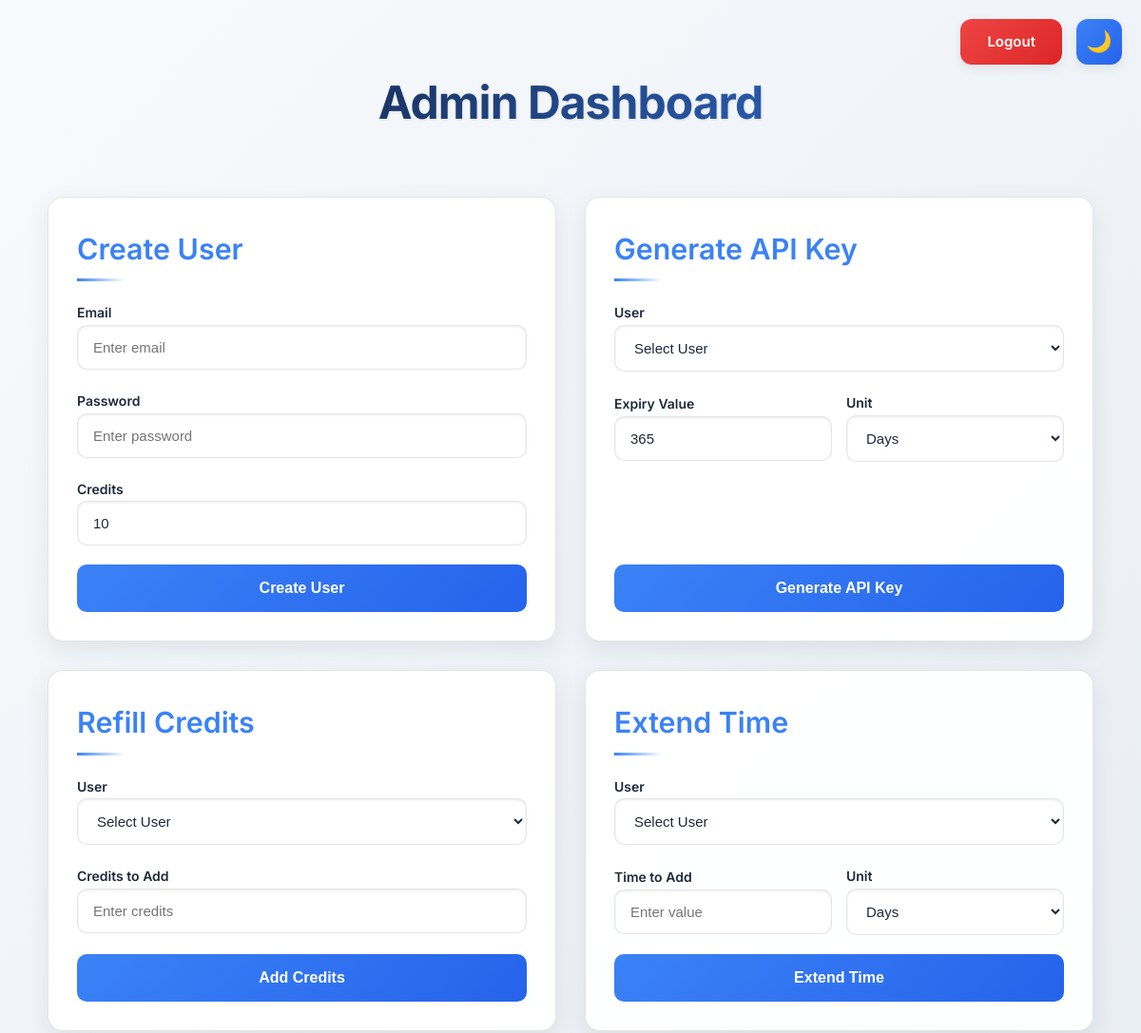
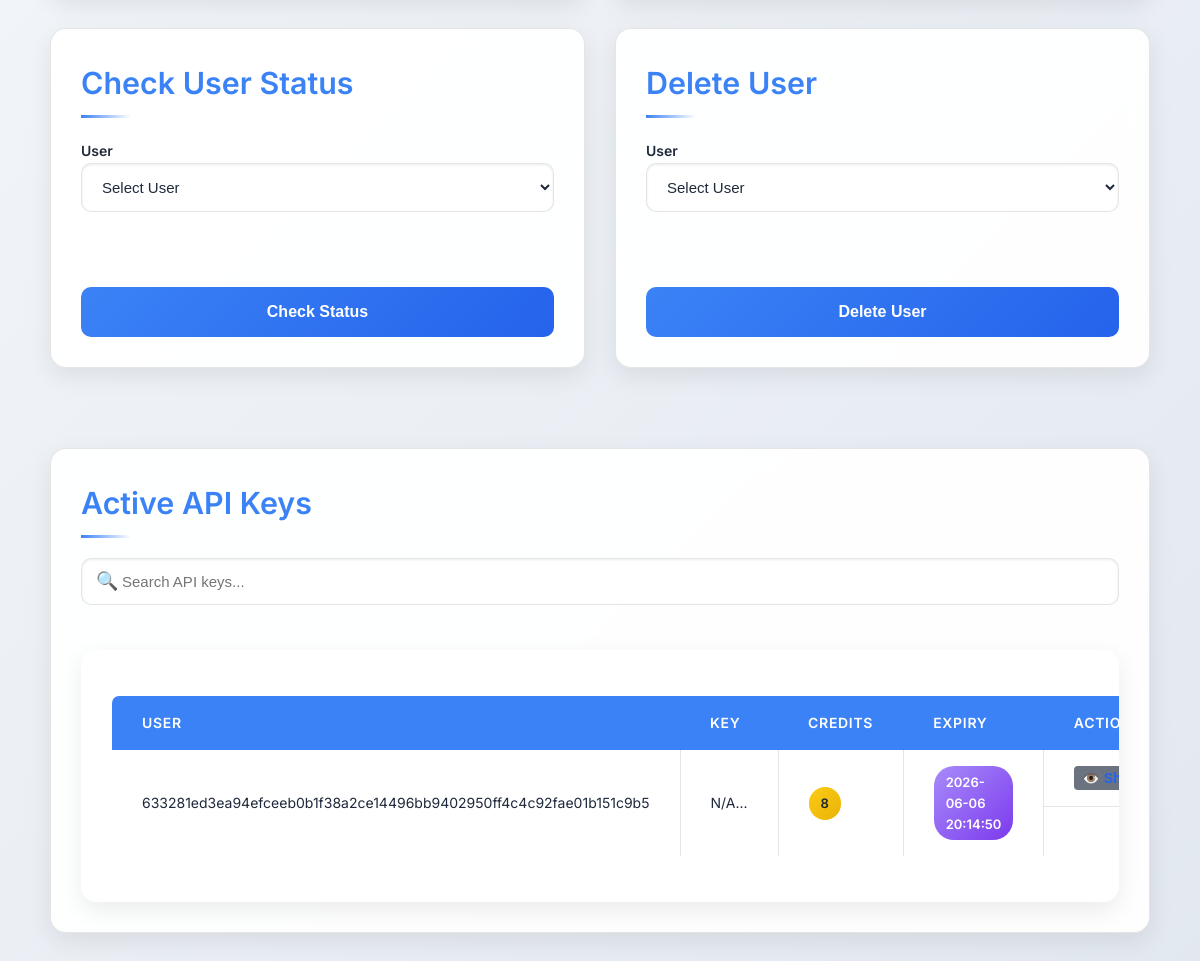
/admin (signed in), run on the app's committed database (2 pictures, top to bottom).
### tables this page shows
CREATE TABLE accounts (
                    id INTEGER PRIMARY KEY AUTOINCREMENT,
                    username TEXT NOT NULL UNIQUE,
                    password TEXT NOT NULL,
                    created_at TEXT NOT NULL
                );

### app.py (the view)
@app.route('/admin')
@admin_login_required
def admin_dashboard():
    try:
        with get_db_connection() as conn:
            c = conn.cursor()
            c.execute("""
                SELECT
                    a.id AS account_id,
                    ak.id AS api_key_id,
                    ak.api_key,
                    a.username,
                    ut.credits,
                    ut.expiry_date,
                    ut.token
                FROM accounts a
                LEFT JOIN api_keys ak ON ak.account_id = a.id
                LEFT JOIN (
                    SELECT account_id, MAX(id) AS max_id
                    FROM user_tokens
                    GROUP BY account_id
                ) latest_ut ON a.id = latest_ut.account_id
                LEFT JOIN user_tokens ut ON ut.id = latest_ut.max_id
            """)
            active_api_keys = []
            for row in c.fetchall():
                try:
                    username = decrypt_user_acc_data(row['username'])
                except:
                    username = "Decryption Error"
                active_api_keys.append({
                    "account_id": row['account_id'],
                    "api_key_id": row['api_key_id'],
                    "api_key": row['api_key'] if row['api_key'] else "No API Key",
                    "username": username,
                    "credits": row['credits'] if row['credits'] else 0,
                    "expiry": row['expiry_date'] if row['expiry_date'] else "N/A",
                    "token": row['token'][:10] + "..." if row['token'] else "No Token"
                })
            c.execute("SELECT id, username FROM accounts")
            users = []
            for row in c.fetchall():
                try:
                    username = decrypt_user_acc_data(row['username'])
                except:
                    username = "Decryption Error"
                users.append({
                    "id": row['id'],
                    "username": username
                })
            bonus_credits = get_bonus_credits()
        return render_template('admin_dashboard.html',
                               active_api_keys=active_api_keys,
                               users=users,
                               bonus_credits=bonus_credits)
    except Exception as e:
        log_action("admin_dashboard_error", {"error": str(e)}, "Failed to load dashboard")
        print(f"Error in admin_dashboard: {str(e)}")
        flash(f"Error loading dashboard: {str(e)}", "danger")
        return redirect(url_for('admin_login'))

### app.py (called while the page is built)
def admin_login_required(f):
    @wraps(f)
    def decorated_function(*args, **kwargs):
        if not session.get('admin_logged_in'):
            flash("Please log in as admin to access this page.", "danger")
            return redirect(url_for('admin_login', next=request.url))
        return f(*args, **kwargs)
    return decorated_function

def get_bonus_credits():
    try:
        with get_db_connection() as conn:
            c = conn.cursor()
            c.execute("SELECT value FROM settings WHERE key = 'BONUS_CREDITS'")
            result = c.fetchone()
            return int(result['value']) if result else 10
    except Exception as e:
        log_action("get_bonus_credits_failed", {"error": str(e)}, "Using default 10")
        print(f"Error fetching bonus credits: {str(e)}")
        return 10

@app.template_filter('datetimeformat')
def datetimeformat(value):
    try:
        dt = datetime.fromisoformat(value)
        return dt.strftime('%Y-%m-%d %H:%M:%S')
    except (ValueError, TypeError):
        return str(value)

@app.context_processor
def utility_processor():
    return {
        'now': datetime.now
    }

@app.before_request
def before_request():
    if session.get('user_logged_in') or session.get('admin_logged_in'):
        if 'last_activity' in session:
            last_activity = datetime.fromisoformat(session['last_activity'])
            if datetime.now() - last_activity > timedelta(minutes=14):
                flash("Your session will expire in 1 minute. Please save your work.", "warning")
        session['last_activity'] = datetime.now().isoformat()

### crypto_utils.py (called while the page is built)
def get_db_connection():
    conn = sqlite3.connect(DB_PATH)
    conn.row_factory = sqlite3.Row
    return conn

def decrypt_data(token: str) -> dict:
    try:
        decrypted = cipher.decrypt(token.encode())
        data = json.loads(decrypted.decode())
        log_action("decrypted_data", {}, f"token: {token[:8]}...")
        return data
    except Exception as e:
        log_action("decryption_failed", {"error": str(e)}, f"token: {token[:8]}...")
        raise ValueError(f"Decryption failed: {str(e)}") from e

### log_utils.py (called while the page is built)
def log_action(action, data, extra_info=None):
    try:
        message = f"{action} - {data}"
        if extra_info:
            message += f" - {extra_info}"
        user_action_logger.info(message)
        logging.debug(message)
    except Exception as e:
        print(f"Logging failed: {str(e)}")  # Fallback to console

### templates/admin_dashboard.html (shortened to what this page needs)
<!DOCTYPE html>
<html lang="en">
<head>
</head>
<body>
    <div class="top-bar">
        <a href="{{ url_for('admin_logout') }}" class="logout-button">Logout</a>
        <button class="theme-toggle" onclick="toggleTheme()" aria-label="Toggle theme">🌙</button>
    </div>
    <h1>Admin Dashboard</h1>
    <div class="dashboard-grid">
        <section>
            <h2>Create User</h2>
            <form method="POST" action="{{ url_for('create_user_form') }}" onsubmit="return handleFormSubmit(this)">
                <div>
                    <label for="username">Email</label>
                    <input type="email" id="username" name="username" required placeholder="Enter email">
                </div>
                <div>
                    <label for="password">Password</label>
                    <input type="password" id="password" name="password" required placeholder="Enter password">
                </div>
                <div>
                    <label for="credits">Credits</label>
                    <input type="number" id="credits" name="credits" value="{{ bonus_credits }}" min="0" required placeholder="Enter credits">
                </div>
                <button type="submit">Create User</button>
            </form>
        </section>
        <section>
            <h2>Generate API Key</h2>
            <form method="POST" action="{{ url_for('generate_api_key_form') }}" onsubmit="return handleFormSubmit(this)">
                <div>
                    <label for="account_id">User</label>
                    <select id="account_id" name="account_id" required>
                        <option value="">Select User</option>
                    </select>
                </div>
                <div class="expiry-group">
                    <div>
                        <label for="expiry_value">Expiry Value</label>
                        <input type="number" id="expiry_value" name="expiry_value" value="365" min="1" required placeholder="Enter value">
                    </div>
                    <div>
                        <label for="expiry_unit">Unit</label>
                        <select id="expiry_unit" name="expiry_unit">
                            <option value="Days" selected>Days</option>
                        </select>
                    </div>
                </div>
                <button type="submit">Generate API Key</button>
            </form>
        </section>
        <section>
            <h2>Refill Credits</h2>
            <form method="POST" action="{{ url_for('refill_credits_form') }}" onsubmit="return handleFormSubmit(this)">
                <div>
                    <label for="refill_account_id">User</label>
                    <select id="refill_account_id" name="account_id" required>
                        <option value="">Select User</option>
                    </select>
                </div>
                <div>
                    <label for="add_credits">Credits to Add</label>
                    <input type="number" id="add_credits" name="add_credits" min="1" required placeholder="Enter credits">
                </div>
                <button type="submit">Add Credits</button>
            </form>
        </section>
        <section>
            <h2>Extend Time</h2>
            <form method="POST" action="{{ url_for('extend_time_form') }}" onsubmit="return handleFormSubmit(this)">
                <div>
                    <label for="extend_account_id">User</label>
                    <select id="extend_account_id" name="account_id" required>
                        <option value="">Select User</option>
                    </select>
                </div>
                <div class="expiry-group">
                    <div>
                        <label for="add_value">Time to Add</label>
                        <input type="number" id="add_value" name="add_value" min="1" required placeholder="Enter value">
                    </div>
                    <div>
                        <label for="add_unit">Unit</label>
                        <select id="add_unit" name="add_unit">
                            <option value="Days" selected>Days</option>
                        </select>
                    </div>
                </div>
                <button type="submit">Extend Time</button>
            </form>
        </section>
        <section>
            <h2>Check User Status</h2>
            <form method="POST" action="{{ url_for('check_user_status_form') }}">
                <div>
                    <label for="status_account_id">User</label>
                    <select id="status_account_id" name="account_id" required>
                        <option value="">Select User</option>
                    </select>
                </div>
                <button type="submit">Check Status</button>
            </form>
        </section>
        <section>
            <h2>Delete User</h2>
            <form method="POST" action="{{ url_for('delete_user_form') }}" onsubmit="return handleFormSubmit(this)">
                <div>
                    <label for="delete_account_id">User</label>
                    <select id="delete_account_id" name="account_id" required>
                        <option value="">Select User</option>
                    </select>
                </div>
                <button type="submit" class="delete-button">Delete User</button>
            </form>
        </section>
    </div>
    <div class="api-section-grid">
        <section>
            <h2>Active API Keys</h2>
            <div class="search-container">
                <input type="text" id="api-key-search" placeholder="Search API keys..." oninput="filterApiKeys()">
            </div>
            <div class="api-keys-table-container">
                {% if active_api_keys %}
                <table class="api-keys-table">
                    <thead>
                        <tr>
                            <th>User</th>
                            <th>Key</th>
                            <th>Credits</th>
                            <th>Expiry</th>
                            <th>Actions</th>
                        </tr>
                    </thead>
                    <tbody id="api-keys-tbody">
                        {% for key in active_api_keys %}
                        <tr class="api-key-row" data-api-key-id="{{ key.id }}">
                            <td>{{ key.username }}</td>
                            <td>
                                <span class="api-key-partial">
                                    {{ key.api_key[:8] if key.api_key != 'No API Key' else 'N/A' }}...
                                </span>
                            </td>
                            <td><span class="credits-badge">{{ key.credits }}</span></td>
                            <td><span class="expiry-badge">{{ key.expiry | datetimeformat }}</span></td>
                            <td class="action-buttons">
                                <button onclick="showApiKey('{{ loop.index0 }}')" class="action-btn show-btn" {% if key.api_key == 'No API Key' %}disabled{% endif %}>
                                    <span>👁️</span> Show
                                </button>
                            </td>
                        </tr>
                        {% endfor %}
                    </tbody>
                </table>
                {% else %}
                <p>No active API keys found.</p>
                {% endif %}
            </div>
        </section>
    </div>
</body>
</html>

### data on the page
accounts: username "633281ed3ea94efceeb0b1f38a2ce14496bb9402950ff4c4c92fae01b151c9b5", api_key "N/A", credits "8", expiry "2026-06-06 20:14:50"
